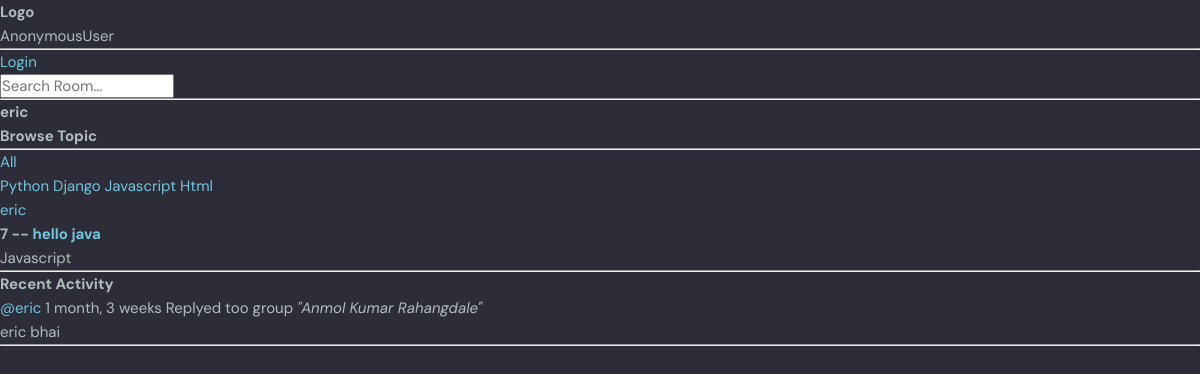
The page /profile/3 on the database its author committed.
### chatroom/models.py (models this page shows, shortened)
class Topic(models.Model):
    name = models.CharField(max_length=200)

class Room(models.Model):
    host = models.ForeignKey(User,on_delete=models.SET_NULL,null=True)
    topic = models.ForeignKey(Topic,on_delete=models.SET_NULL,null=True)
    name = models.CharField(max_length=200)
    description = models.TextField(null = True,blank=True)
    participants = models.ManyToManyField(User,related_name='participants')
    update = models.DateTimeField(auto_now=True)
    created = models.DateTimeField(auto_now_add=True)
    class Meta:
        ordering = ['-update','-created']
    def __str__(self) -> str:
        return self.name

class Message(models.Model):
    user = models.ForeignKey(User,on_delete=models.CASCADE,default="")
    room = models.ForeignKey(Room,on_delete=models.CASCADE)
    body = models.TextField()
    update = models.DateTimeField(auto_now=True)
    created = models.DateTimeField(auto_now_add=True)
    def __str__(self) -> str:
        return self.body[0: 40]
    class Meta:
        ordering = ['-update','-created']

### chatroom/views.py (the view)
# urls.py: path("profile/<str:pk>",views.userprofile,name = 'profile'),
def  userprofile(request,pk):
    user = User.objects.get(id=pk)
    rooms = user.room_set.all()
    room_message = user.message_set.all()
    topics = Topic.objects.all()
    dic = {
        "user":user,
        "rooms":rooms,
        "room_messages":room_message,
        "topics":topics,
    }
    return render(request,'html/profile.html',dic)

### chatroom/templates/html/profile.html (shortened to what this page needs)
{%extends 'html/base.html' %}
{% block body %}
<h3>{{user.username}}</h3>
<div class="user-container">
    <div>
        {% include 'html/topic_component.html' %}
    </div>
    <div>
        {% include 'html/feed_component.html'%}
    </div>
    <div>
        {% include 'html/activity_component.html' %}
    </div>
</div>
{% endblock body %}

### chatroom/templates/html/topic_component.html
<h3> Browse Topic</h3>
<hr>
<div>
    <a href="{%url 'home'%}">All</a>
</div>
{% for topic in topics %}
<a href="{% url 'home' %}?q={{topic.name}}">{{topic.name}}</a>
{% endfor %}

### chatroom/templates/html/feed_component.html (shortened to what this page needs)
{% for room in rooms %}
<a href=" {%url 'profile' room.host.id %}">{{room.host.username}}</a>
<h5>{{room.id}} -- <a href="{%url 'room' room.id %}">{{room.name}}</a></h5>
<small>{{room.topic.name}}</small>
<hr>
{% endfor %}

### chatroom/templates/html/activity_component.html (shortened to what this page needs)
<h3>Recent Activity</h3>
{% for message in room_messages%}
    <small>
        <a href="{%url 'profile' message.user.id %}">@{{message.user}}</a> {{message.created|timesince}} Replyed too group <i>"{{message.room}}"</i></small><br>
    <p>{{message}}</p>
    <hr>
{% endfor %}

### chatroom/static/css/style.css (style rules this page uses)
:root { --color-main: #71c6dd; --color-main-light: #e1f6fb; --color-dark: #3f4156; --color-dark-medium: #51546e; --color-dark-light: #696d97; --color-light: #e5e5e5; --color-gray: #8b8b8b; --color-light-gray: #b2bdbd; --color-bg: #2d2d39; --color-success: #5dd693; --color-error: #fc4b0b; }
* { font-family: "DM Sans", -apple-system, BlinkMacSystemFont, "Segoe UI", Roboto, Oxygen, Ubuntu, Cantarell, "Open Sans", "Helvetica Neue", sans-serif; margin: 0; padding: 0; box-sizing: border-box; text-rendering: optimizeLegibility; font-size: inherit; }
html { font-size: 56.25%; }
@media only screen and (min-width: 1200px) { html { font-size: 62.5%; } }
body { line-height: 1.6; font-weight: 400; font-size: 1.5rem; color: var(--color-light-gray); background-color: var(--color-bg); min-height: 100vh; }
a { display: inline-block; color: var(--color-main); text-decoration: none; }

### rows shown on the page
Topic: name "Python"
Topic: name "Django"
Topic: name "Javascript"
Topic: name "Html"
Room: host.username "eric", id "7", name "hello java", topic.name "Javascript"
Message: user "eric", created "1 month, 3 weeks", room "Anmol Kumar Rahangdale", body "eric bhai"

### other values the page prints
{{ request.user }} "AnonymousUser"
{{ user.username }} "eric"
